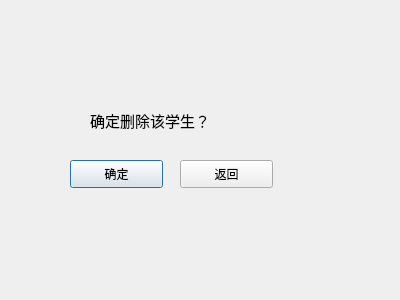
<?xml version="1.0" encoding="UTF-8"?>
<ui version="4.0">
 <class>Delete_student_input</class>
 <widget class="QDialog" name="Delete_student_input">
  <property name="geometry">
   <rect>
    <x>0</x>
    <y>0</y>
    <width>400</width>
    <height>300</height>
   </rect>
  </property>
  <property name="windowTitle">
   <string>Dialog</string>
  </property>
  <widget class="QLabel" name="label">
   <property name="geometry">
    <rect>
     <x>90</x>
     <y>100</y>
     <width>151</width>
     <height>41</height>
    </rect>
   </property>
   <property name="text">
    <string>&lt;html&gt;&lt;head/&gt;&lt;body&gt;&lt;p&gt;&lt;span style=&quot; font-size:11pt;&quot;&gt;确定删除该学生？&lt;/span&gt;&lt;/p&gt;&lt;/body&gt;&lt;/html&gt;</string>
   </property>
  </widget>
  <widget class="QPushButton" name="pushButton">
   <property name="geometry">
    <rect>
     <x>70</x>
     <y>160</y>
     <width>93</width>
     <height>28</height>
    </rect>
   </property>
   <property name="text">
    <string>确定</string>
   </property>
  </widget>
  <widget class="QPushButton" name="pushButton_2">
   <property name="geometry">
    <rect>
     <x>180</x>
     <y>160</y>
     <width>93</width>
     <height>28</height>
    </rect>
   </property>
   <property name="text">
    <string>返回</string>
   </property>
  </widget>
 </widget>
 <resources/>
 <connections/>
</ui>
